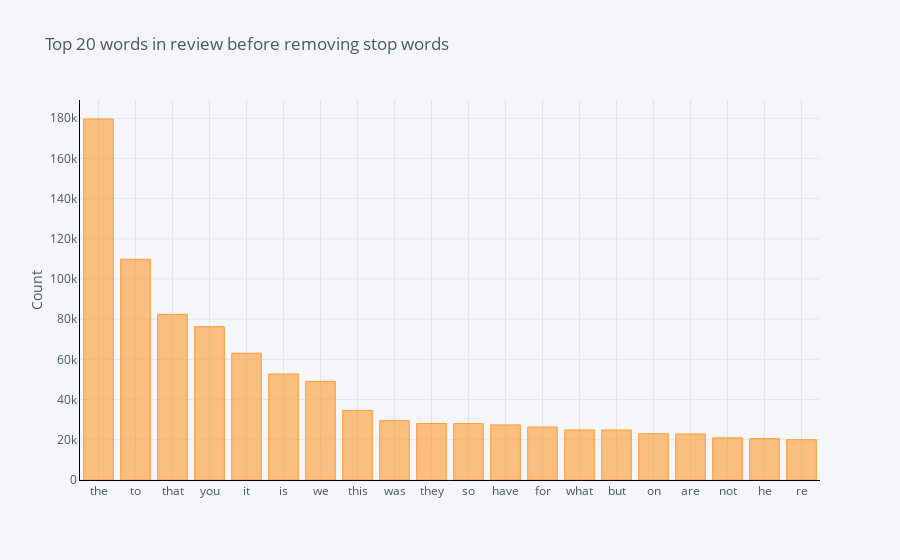

The cell this chart's notebook holds for it:
### Markdown cell above
## The distribution of top unigrams before removing stop words

### Code cell
def get_top_n_words(corpus, n=None):
    vec = CountVectorizer().fit(corpus)
    bag_of_words = vec.transform(corpus)
    sum_words = bag_of_words.sum(axis=0) 
    words_freq = [(word, sum_words[0, idx]) for word, idx in vec.vocabulary_.items()]
    words_freq =sorted(words_freq, key = lambda x: x[1], reverse=True)
    return words_freq[:n]
common_words = get_top_n_words(df['text'], 20)
df1 = pd.DataFrame(common_words, columns = ['text' , 'count'])
df1
df1.groupby('text').sum()['count'].sort_values(ascending=False).iplot(
    kind='bar', yTitle='Count', linecolor='black', title='Top 20 words in review before removing stop words')

### Figure 1 — Plotly figure (JSON) as saved in the notebook; plotly's stock layout.template omitted (floating-point values rounded to 4 significant figures)
{"data": [{"marker": {"color": "rgba(255, 153, 51, 0.6)", "line": {"color": "rgba(255, 153, 51, 1.0)", "width": 1}}, "name": "count", "orientation": "v", "text": "", "type": "bar", "x": ["the", "to", "that", "you", "it", "is", "we", "this", "was", "they", "so", "have", "for", "what", "but", "on", "are", "not", "he", "re"], "y": [179645, 109836, 82450, 76276, 63081, 52741, 49099, 34641, 29518, 28094, 28065, 27413, 26346, 24903, 24878, 22986, 22879, 20965, 20561, 20069]}], "layout": {"legend": {"bgcolor": "#F5F6F9", "font": {"color": "#4D5663"}}, "paper_bgcolor": "#F5F6F9", "plot_bgcolor": "#F5F6F9", "title": {"font": {"color": "#4D5663"}, "text": "Top 20 words in review before removing stop words"}, "xaxis": {"gridcolor": "#E1E5ED", "linecolor": "black", "showgrid": true, "tickfont": {"color": "#4D5663"}, "title": {"font": {"color": "#4D5663"}, "text": ""}, "zerolinecolor": "#E1E5ED"}, "yaxis": {"gridcolor": "#E1E5ED", "linecolor": "black", "showgrid": true, "tickfont": {"color": "#4D5663"}, "title": {"font": {"color": "#4D5663"}, "text": "Count"}, "zerolinecolor": "#E1E5ED"}}}
